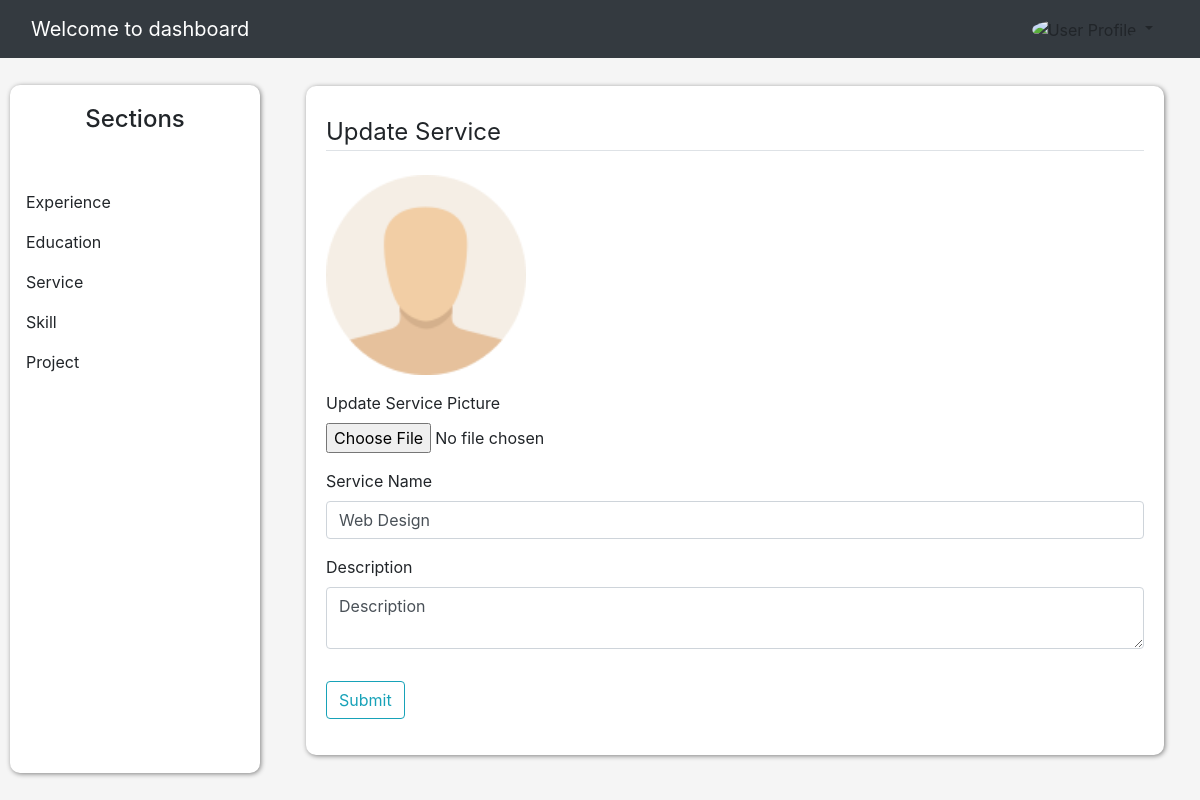
Screenshot of /dashboard/update_service/1 (signed in) with the database file from the repository.
### website/models.py (models this page shows, shortened)
class Service(db.Model):
    id = db.Column(db.Integer, primary_key=True)
    picture = db.Column(db.String(20), nullable=False, default='default.png')
    title = db.Column(db.String(50), nullable=False)
    description = db.Column(db.Text, nullable=False)
    user_id = db.Column(db.Integer, db.ForeignKey('user.id'), nullable=False)
    date_posted = db.Column(db.DateTime, nullable=False, default=datetime.utcnow)

### website/route_sections/service.py (the view)
@app.route('/dashboard/update_service/<int:service_id>', methods=['GET', 'POST'])
@login_required
def update_service(service_id):
    service = Service.query.get_or_404(service_id)
    form = ServiceForm()
    if form.validate_on_submit():
        service.title = form.title.data
        service.description = form.description.data
        if form.picture.data:
            picture_file = save_picture(form.picture.data)
            service.picture = picture_file
        db.session.commit()
        flash('Your service has been updated!', 'success')
        return redirect(url_for('service'))  # Redirect to the service list page
    elif request.method == 'GET':
        form.title.data = service.title
        form.description.data = service.description
    return render_template('admin/Services/update_service.html', form=form, service=service)

### website/forms.py
class ServiceForm(FlaskForm):
    picture = FileField("Update Service Picture", validators=[FileAllowed(["jpg", "png"])])
    title = StringField('Service Name', validators=[DataRequired()])
    description = TextAreaField('Description', validators=[DataRequired()])
    submit = SubmitField('Submit')

### website/models.py (called while the page is built)
@login_manager.user_loader
def load_user(user_id):
    return User.query.get(int(user_id))

### website/templates/admin/Services/update_service.html (shortened to what this page needs)
{% extends "admin/Experiences/experience.html" %}
{% block content %}
<div class="container cl-crud">
    <form method="POST" action="{{ url_for('update_service', service_id=service.id) }}" class="mt-lg-2">
        <fieldset class="form-group">
            <legend class="border-bottom mb-4">Update Service</legend>
            <div class="form-group d-grid">
              {% if service.picture %}
                <img class="mb-3" src="{{ url_for('static', filename='images/' + service.picture) }}" alt="Sevice Image" width="200">
              {% else %}
                  <img class="mb-3" src="{{ url_for('static', filename='images/default_img.png') }}" alt="Default Image" width="200">
              {% endif %}
              {{ form.picture.label(class="form-control-label") }}
              {{ form.picture(class="form-control-file") }}
            </div>
            <div class="form-group">
              {{ form.title.label(class="form-control-label") }}
              {{ form.title(class="form-control") }}
            </div>
            <div class="form-group">
              {{ form.description.label(class="form-control-label") }}
              {{ form.description(class="form-control") }}
            </div>
          </fieldset>
          <div class="form-group">
            {{ form.submit(class="btn btn-outline-info") }}
          </div>
    </form>
</div>
{% endblock content %}

### website/static/css/dashboard.css (style rules this page uses)
body { background: whitesmoke; }
.list-section, .cl-crud { background: white; box-shadow: 1px 1px 5px gray; padding: 20px; border-radius: 10px; }

### rows the page displays
Service: picture (placeholder picture), title "Web Design", description.label "Description", description "Description"
